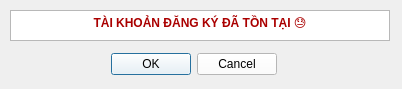
<?xml version="1.0" encoding="UTF-8"?>
<ui version="4.0">
 <class>Dialog</class>
 <widget class="QDialog" name="Dialog">
  <property name="geometry">
   <rect>
    <x>0</x>
    <y>0</y>
    <width>402</width>
    <height>89</height>
   </rect>
  </property>
  <property name="windowTitle">
   <string>Dialog</string>
  </property>
  <widget class="QDialogButtonBox" name="exit_button">
   <property name="geometry">
    <rect>
     <x>110</x>
     <y>50</y>
     <width>167</width>
     <height>29</height>
    </rect>
   </property>
   <property name="styleSheet">
    <string notr="true">background-color: rgb(255, 255, 255);
font: 700 9pt &quot;Segoe UI&quot;;
color: rgb(0, 0, 0);</string>
   </property>
   <property name="orientation">
    <enum>Qt::Horizontal</enum>
   </property>
   <property name="standardButtons">
    <set>QDialogButtonBox::Cancel|QDialogButtonBox::Ok</set>
   </property>
  </widget>
  <widget class="QTextBrowser" name="text_dialog">
   <property name="geometry">
    <rect>
     <x>10</x>
     <y>10</y>
     <width>380</width>
     <height>31</height>
    </rect>
   </property>
   <property name="styleSheet">
    <string notr="true">color: rgb(170, 0, 0);
font: 700 9pt &quot;Segoe UI&quot;;</string>
   </property>
   <property name="html">
    <string>&lt;!DOCTYPE HTML PUBLIC &quot;-//W3C//DTD HTML 4.0//EN&quot; &quot;http://www.w3.org/TR/REC-html40/strict.dtd&quot;&gt;
&lt;html&gt;&lt;head&gt;&lt;meta name=&quot;qrichtext&quot; content=&quot;1&quot; /&gt;&lt;meta charset=&quot;utf-8&quot; /&gt;&lt;style type=&quot;text/css&quot;&gt;
p, li { white-space: pre-wrap; }
hr { height: 1px; border-width: 0; }
li.unchecked::marker { content: &quot;\2610&quot;; }
li.checked::marker { content: &quot;\2612&quot;; }
&lt;/style&gt;&lt;/head&gt;&lt;body style=&quot; font-family:'Segoe UI'; font-size:9pt; font-weight:700; font-style:normal;&quot;&gt;
&lt;p align=&quot;center&quot; style=&quot; margin-top:0px; margin-bottom:0px; margin-left:0px; margin-right:0px; -qt-block-indent:0; text-indent:0px;&quot;&gt;TÀI KHOẢN ĐĂNG KÝ ĐÃ TỒN TẠI 😓&lt;/p&gt;&lt;/body&gt;&lt;/html&gt;</string>
   </property>
  </widget>
 </widget>
 <resources/>
 <connections>
  <connection>
   <sender>exit_button</sender>
   <signal>accepted()</signal>
   <receiver>Dialog</receiver>
   <slot>accept()</slot>
   <hints>
    <hint type="sourcelabel">
     <x>248</x>
     <y>254</y>
    </hint>
    <hint type="destinationlabel">
     <x>157</x>
     <y>274</y>
    </hint>
   </hints>
  </connection>
  <connection>
   <sender>exit_button</sender>
   <signal>rejected()</signal>
   <receiver>Dialog</receiver>
   <slot>reject()</slot>
   <hints>
    <hint type="sourcelabel">
     <x>316</x>
     <y>260</y>
    </hint>
    <hint type="destinationlabel">
     <x>286</x>
     <y>274</y>
    </hint>
   </hints>
  </connection>
 </connections>
</ui>
